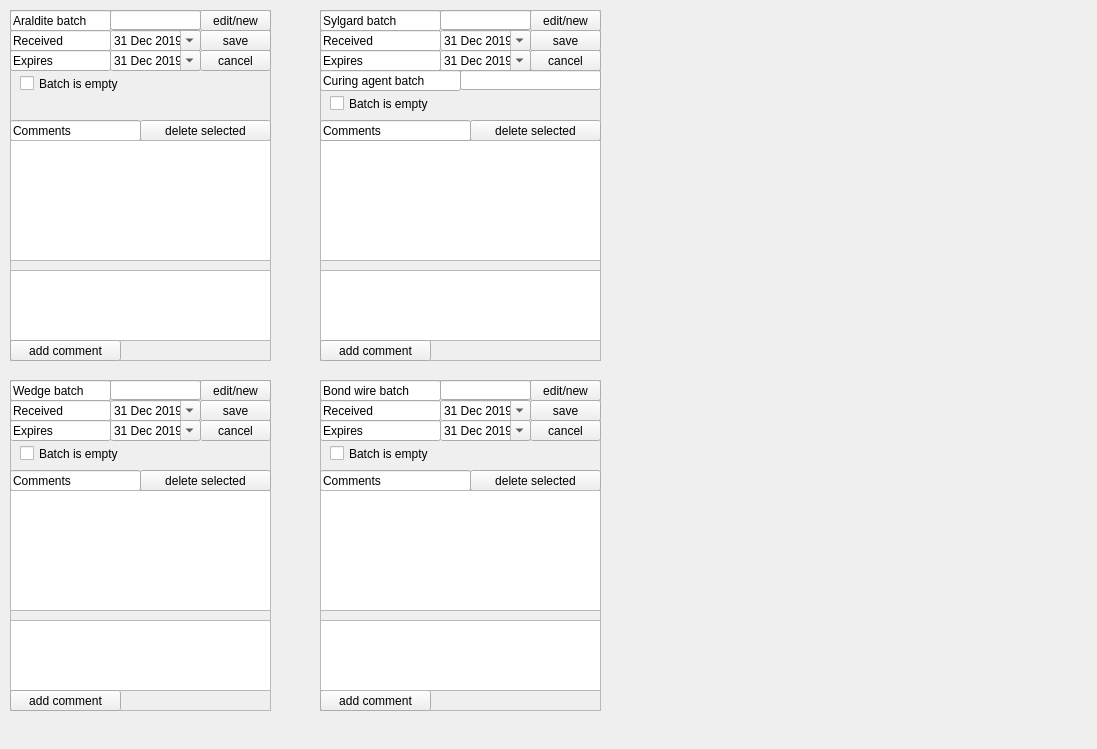
<?xml version="1.0" encoding="UTF-8"?>
<ui version="4.0">
 <class>Form</class>
 <widget class="QWidget" name="Form">
  <property name="geometry">
   <rect>
    <x>0</x>
    <y>0</y>
    <width>1097</width>
    <height>749</height>
   </rect>
  </property>
  <property name="windowTitle">
   <string>Form</string>
  </property>
  <widget class="QFrame" name="frame">
   <property name="geometry">
    <rect>
     <x>320</x>
     <y>10</y>
     <width>281</width>
     <height>351</height>
    </rect>
   </property>
   <property name="frameShape">
    <enum>QFrame::StyledPanel</enum>
   </property>
   <property name="frameShadow">
    <enum>QFrame::Raised</enum>
   </property>
   <widget class="QLineEdit" name="lineEdit_21">
    <property name="geometry">
     <rect>
      <x>0</x>
      <y>60</y>
      <width>141</width>
      <height>21</height>
     </rect>
    </property>
    <property name="text">
     <string>Curing agent batch</string>
    </property>
    <property name="readOnly">
     <bool>true</bool>
    </property>
   </widget>
   <widget class="QLineEdit" name="lineEdit_16">
    <property name="geometry">
     <rect>
      <x>0</x>
      <y>20</y>
      <width>121</width>
      <height>21</height>
     </rect>
    </property>
    <property name="text">
     <string>Received</string>
    </property>
    <property name="readOnly">
     <bool>true</bool>
    </property>
   </widget>
   <widget class="QPushButton" name="pbSylgardDeleteComment">
    <property name="geometry">
     <rect>
      <x>150</x>
      <y>110</y>
      <width>131</width>
      <height>21</height>
     </rect>
    </property>
    <property name="text">
     <string>delete selected</string>
    </property>
   </widget>
   <widget class="QPushButton" name="pbSylgardCancel">
    <property name="geometry">
     <rect>
      <x>210</x>
      <y>40</y>
      <width>71</width>
      <height>21</height>
     </rect>
    </property>
    <property name="text">
     <string>cancel</string>
    </property>
   </widget>
   <widget class="QCheckBox" name="ckIsSylgardEmpty">
    <property name="geometry">
     <rect>
      <x>10</x>
      <y>85</y>
      <width>161</width>
      <height>17</height>
     </rect>
    </property>
    <property name="text">
     <string>Batch is empty</string>
    </property>
   </widget>
   <widget class="QLineEdit" name="lineEdit_13">
    <property name="geometry">
     <rect>
      <x>0</x>
      <y>40</y>
      <width>121</width>
      <height>21</height>
     </rect>
    </property>
    <property name="text">
     <string>Expires</string>
    </property>
    <property name="readOnly">
     <bool>true</bool>
    </property>
   </widget>
   <widget class="QPlainTextEdit" name="pteSylgardWriteComment">
    <property name="geometry">
     <rect>
      <x>0</x>
      <y>260</y>
      <width>281</width>
      <height>71</height>
     </rect>
    </property>
   </widget>
   <widget class="QPushButton" name="pbSylgardAddComment">
    <property name="geometry">
     <rect>
      <x>0</x>
      <y>330</y>
      <width>111</width>
      <height>21</height>
     </rect>
    </property>
    <property name="text">
     <string>add comment</string>
    </property>
   </widget>
   <widget class="QListWidget" name="listSylgardComments">
    <property name="geometry">
     <rect>
      <x>0</x>
      <y>130</y>
      <width>281</width>
      <height>121</height>
     </rect>
    </property>
   </widget>
   <widget class="QDateEdit" name="dSylgardExpires">
    <property name="geometry">
     <rect>
      <x>120</x>
      <y>40</y>
      <width>91</width>
      <height>21</height>
     </rect>
    </property>
    <property name="dateTime">
     <datetime>
      <hour>23</hour>
      <minute>0</minute>
      <second>0</second>
      <year>2019</year>
      <month>12</month>
      <day>31</day>
     </datetime>
    </property>
    <property name="maximumDate">
     <date>
      <year>2030</year>
      <month>12</month>
      <day>31</day>
     </date>
    </property>
    <property name="minimumDate">
     <date>
      <year>2000</year>
      <month>1</month>
      <day>1</day>
     </date>
    </property>
    <property name="calendarPopup">
     <bool>true</bool>
    </property>
   </widget>
   <widget class="QDateEdit" name="dSylgardReceived">
    <property name="geometry">
     <rect>
      <x>120</x>
      <y>20</y>
      <width>91</width>
      <height>21</height>
     </rect>
    </property>
    <property name="dateTime">
     <datetime>
      <hour>23</hour>
      <minute>0</minute>
      <second>0</second>
      <year>2019</year>
      <month>12</month>
      <day>31</day>
     </datetime>
    </property>
    <property name="maximumDate">
     <date>
      <year>2030</year>
      <month>12</month>
      <day>31</day>
     </date>
    </property>
    <property name="minimumDate">
     <date>
      <year>2000</year>
      <month>1</month>
      <day>1</day>
     </date>
    </property>
    <property name="calendarPopup">
     <bool>true</bool>
    </property>
   </widget>
   <widget class="QPushButton" name="pbSylgardSave">
    <property name="geometry">
     <rect>
      <x>210</x>
      <y>20</y>
      <width>71</width>
      <height>21</height>
     </rect>
    </property>
    <property name="text">
     <string>save</string>
    </property>
   </widget>
   <widget class="QLineEdit" name="lineEdit_15">
    <property name="geometry">
     <rect>
      <x>0</x>
      <y>0</y>
      <width>121</width>
      <height>21</height>
     </rect>
    </property>
    <property name="text">
     <string>Sylgard batch</string>
    </property>
    <property name="readOnly">
     <bool>true</bool>
    </property>
   </widget>
   <widget class="QPushButton" name="pbSylgardEditNew">
    <property name="geometry">
     <rect>
      <x>210</x>
      <y>0</y>
      <width>71</width>
      <height>21</height>
     </rect>
    </property>
    <property name="text">
     <string>edit/new</string>
    </property>
   </widget>
   <widget class="QLineEdit" name="leSylgardCuring">
    <property name="geometry">
     <rect>
      <x>140</x>
      <y>60</y>
      <width>141</width>
      <height>20</height>
     </rect>
    </property>
   </widget>
   <widget class="QLineEdit" name="lineEdit_14">
    <property name="geometry">
     <rect>
      <x>0</x>
      <y>110</y>
      <width>151</width>
      <height>21</height>
     </rect>
    </property>
    <property name="text">
     <string>Comments</string>
    </property>
    <property name="readOnly">
     <bool>true</bool>
    </property>
   </widget>
   <widget class="QLineEdit" name="leSylgardID">
    <property name="geometry">
     <rect>
      <x>120</x>
      <y>0</y>
      <width>91</width>
      <height>20</height>
     </rect>
    </property>
   </widget>
  </widget>
  <widget class="QFrame" name="frame_2">
   <property name="geometry">
    <rect>
     <x>10</x>
     <y>10</y>
     <width>261</width>
     <height>351</height>
    </rect>
   </property>
   <property name="frameShape">
    <enum>QFrame::StyledPanel</enum>
   </property>
   <property name="frameShadow">
    <enum>QFrame::Raised</enum>
   </property>
   <widget class="QLineEdit" name="leAralditeID">
    <property name="geometry">
     <rect>
      <x>100</x>
      <y>0</y>
      <width>91</width>
      <height>20</height>
     </rect>
    </property>
   </widget>
   <widget class="QPlainTextEdit" name="pteAralditeWriteComment">
    <property name="geometry">
     <rect>
      <x>0</x>
      <y>260</y>
      <width>261</width>
      <height>71</height>
     </rect>
    </property>
   </widget>
   <widget class="QPushButton" name="pbAralditeCancel">
    <property name="geometry">
     <rect>
      <x>190</x>
      <y>40</y>
      <width>71</width>
      <height>21</height>
     </rect>
    </property>
    <property name="text">
     <string>cancel</string>
    </property>
   </widget>
   <widget class="QLineEdit" name="lineEdit_3">
    <property name="geometry">
     <rect>
      <x>0</x>
      <y>110</y>
      <width>131</width>
      <height>21</height>
     </rect>
    </property>
    <property name="text">
     <string>Comments</string>
    </property>
    <property name="readOnly">
     <bool>true</bool>
    </property>
   </widget>
   <widget class="QPushButton" name="pbAralditeDeleteComment">
    <property name="geometry">
     <rect>
      <x>130</x>
      <y>110</y>
      <width>131</width>
      <height>21</height>
     </rect>
    </property>
    <property name="text">
     <string>delete selected</string>
    </property>
   </widget>
   <widget class="QPushButton" name="pbAralditeAddComment">
    <property name="geometry">
     <rect>
      <x>0</x>
      <y>330</y>
      <width>111</width>
      <height>21</height>
     </rect>
    </property>
    <property name="text">
     <string>add comment</string>
    </property>
   </widget>
   <widget class="QCheckBox" name="ckIsAralditeEmpty">
    <property name="geometry">
     <rect>
      <x>10</x>
      <y>65</y>
      <width>161</width>
      <height>17</height>
     </rect>
    </property>
    <property name="text">
     <string>Batch is empty</string>
    </property>
   </widget>
   <widget class="QListWidget" name="listAralditeComments">
    <property name="geometry">
     <rect>
      <x>0</x>
      <y>130</y>
      <width>261</width>
      <height>121</height>
     </rect>
    </property>
   </widget>
   <widget class="QLineEdit" name="lineEdit_2">
    <property name="geometry">
     <rect>
      <x>0</x>
      <y>20</y>
      <width>101</width>
      <height>21</height>
     </rect>
    </property>
    <property name="text">
     <string>Received</string>
    </property>
    <property name="readOnly">
     <bool>true</bool>
    </property>
   </widget>
   <widget class="QDateEdit" name="dAralditeExpires">
    <property name="geometry">
     <rect>
      <x>100</x>
      <y>40</y>
      <width>91</width>
      <height>21</height>
     </rect>
    </property>
    <property name="dateTime">
     <datetime>
      <hour>23</hour>
      <minute>0</minute>
      <second>0</second>
      <year>2019</year>
      <month>12</month>
      <day>31</day>
     </datetime>
    </property>
    <property name="maximumDate">
     <date>
      <year>2030</year>
      <month>12</month>
      <day>31</day>
     </date>
    </property>
    <property name="minimumDate">
     <date>
      <year>2000</year>
      <month>1</month>
      <day>1</day>
     </date>
    </property>
    <property name="calendarPopup">
     <bool>true</bool>
    </property>
   </widget>
   <widget class="QDateEdit" name="dAralditeReceived">
    <property name="geometry">
     <rect>
      <x>100</x>
      <y>20</y>
      <width>91</width>
      <height>21</height>
     </rect>
    </property>
    <property name="dateTime">
     <datetime>
      <hour>23</hour>
      <minute>0</minute>
      <second>0</second>
      <year>2019</year>
      <month>12</month>
      <day>31</day>
     </datetime>
    </property>
    <property name="maximumDate">
     <date>
      <year>2030</year>
      <month>12</month>
      <day>31</day>
     </date>
    </property>
    <property name="minimumDate">
     <date>
      <year>2000</year>
      <month>1</month>
      <day>1</day>
     </date>
    </property>
    <property name="calendarPopup">
     <bool>true</bool>
    </property>
   </widget>
   <widget class="QPushButton" name="pbAralditeSave">
    <property name="geometry">
     <rect>
      <x>190</x>
      <y>20</y>
      <width>71</width>
      <height>21</height>
     </rect>
    </property>
    <property name="text">
     <string>save</string>
    </property>
   </widget>
   <widget class="QLineEdit" name="lineEdit_4">
    <property name="geometry">
     <rect>
      <x>0</x>
      <y>40</y>
      <width>101</width>
      <height>21</height>
     </rect>
    </property>
    <property name="text">
     <string>Expires</string>
    </property>
    <property name="readOnly">
     <bool>true</bool>
    </property>
   </widget>
   <widget class="QLineEdit" name="lineEdit">
    <property name="geometry">
     <rect>
      <x>0</x>
      <y>0</y>
      <width>101</width>
      <height>21</height>
     </rect>
    </property>
    <property name="text">
     <string>Araldite batch</string>
    </property>
    <property name="readOnly">
     <bool>true</bool>
    </property>
   </widget>
   <widget class="QPushButton" name="pbAralditeEditNew">
    <property name="geometry">
     <rect>
      <x>190</x>
      <y>0</y>
      <width>71</width>
      <height>21</height>
     </rect>
    </property>
    <property name="text">
     <string>edit/new</string>
    </property>
   </widget>
  </widget>
  <widget class="QFrame" name="frame_3">
   <property name="geometry">
    <rect>
     <x>320</x>
     <y>380</y>
     <width>281</width>
     <height>331</height>
    </rect>
   </property>
   <property name="frameShape">
    <enum>QFrame::StyledPanel</enum>
   </property>
   <property name="frameShadow">
    <enum>QFrame::Raised</enum>
   </property>
   <widget class="QCheckBox" name="ckIsBondWireEmpty">
    <property name="geometry">
     <rect>
      <x>10</x>
      <y>65</y>
      <width>161</width>
      <height>17</height>
     </rect>
    </property>
    <property name="text">
     <string>Batch is empty</string>
    </property>
   </widget>
   <widget class="QLineEdit" name="lineEdit_20">
    <property name="geometry">
     <rect>
      <x>0</x>
      <y>0</y>
      <width>121</width>
      <height>21</height>
     </rect>
    </property>
    <property name="text">
     <string>Bond wire batch</string>
    </property>
    <property name="readOnly">
     <bool>true</bool>
    </property>
   </widget>
   <widget class="QPushButton" name="pbBondWireAddComment">
    <property name="geometry">
     <rect>
      <x>0</x>
      <y>310</y>
      <width>111</width>
      <height>21</height>
     </rect>
    </property>
    <property name="text">
     <string>add comment</string>
    </property>
   </widget>
   <widget class="QPlainTextEdit" name="pteBondWireWriteComment">
    <property name="geometry">
     <rect>
      <x>0</x>
      <y>240</y>
      <width>281</width>
      <height>71</height>
     </rect>
    </property>
   </widget>
   <widget class="QPushButton" name="pbBondWireDeleteComment">
    <property name="geometry">
     <rect>
      <x>150</x>
      <y>90</y>
      <width>131</width>
      <height>21</height>
     </rect>
    </property>
    <property name="text">
     <string>delete selected</string>
    </property>
   </widget>
   <widget class="QLineEdit" name="lineEdit_18">
    <property name="geometry">
     <rect>
      <x>0</x>
      <y>90</y>
      <width>151</width>
      <height>21</height>
     </rect>
    </property>
    <property name="text">
     <string>Comments</string>
    </property>
    <property name="readOnly">
     <bool>true</bool>
    </property>
   </widget>
   <widget class="QDateEdit" name="dBondWireExpires">
    <property name="geometry">
     <rect>
      <x>120</x>
      <y>40</y>
      <width>91</width>
      <height>21</height>
     </rect>
    </property>
    <property name="dateTime">
     <datetime>
      <hour>23</hour>
      <minute>0</minute>
      <second>0</second>
      <year>2019</year>
      <month>12</month>
      <day>31</day>
     </datetime>
    </property>
    <property name="maximumDate">
     <date>
      <year>2030</year>
      <month>12</month>
      <day>31</day>
     </date>
    </property>
    <property name="minimumDate">
     <date>
      <year>2000</year>
      <month>1</month>
      <day>1</day>
     </date>
    </property>
    <property name="calendarPopup">
     <bool>true</bool>
    </property>
   </widget>
   <widget class="QPushButton" name="pbBondWireCancel">
    <property name="geometry">
     <rect>
      <x>210</x>
      <y>40</y>
      <width>71</width>
      <height>21</height>
     </rect>
    </property>
    <property name="text">
     <string>cancel</string>
    </property>
   </widget>
   <widget class="QListWidget" name="listBondWireComments">
    <property name="geometry">
     <rect>
      <x>0</x>
      <y>110</y>
      <width>281</width>
      <height>121</height>
     </rect>
    </property>
   </widget>
   <widget class="QPushButton" name="pbBondWireSave">
    <property name="geometry">
     <rect>
      <x>210</x>
      <y>20</y>
      <width>71</width>
      <height>21</height>
     </rect>
    </property>
    <property name="text">
     <string>save</string>
    </property>
   </widget>
   <widget class="QLineEdit" name="lineEdit_19">
    <property name="geometry">
     <rect>
      <x>0</x>
      <y>20</y>
      <width>121</width>
      <height>21</height>
     </rect>
    </property>
    <property name="text">
     <string>Received</string>
    </property>
    <property name="readOnly">
     <bool>true</bool>
    </property>
   </widget>
   <widget class="QLineEdit" name="lineEdit_17">
    <property name="geometry">
     <rect>
      <x>0</x>
      <y>40</y>
      <width>121</width>
      <height>21</height>
     </rect>
    </property>
    <property name="text">
     <string>Expires</string>
    </property>
    <property name="readOnly">
     <bool>true</bool>
    </property>
   </widget>
   <widget class="QPushButton" name="pbBondWireEditNew">
    <property name="geometry">
     <rect>
      <x>210</x>
      <y>0</y>
      <width>71</width>
      <height>21</height>
     </rect>
    </property>
    <property name="text">
     <string>edit/new</string>
    </property>
   </widget>
   <widget class="QDateEdit" name="dBondWireReceived">
    <property name="geometry">
     <rect>
      <x>120</x>
      <y>20</y>
      <width>91</width>
      <height>21</height>
     </rect>
    </property>
    <property name="dateTime">
     <datetime>
      <hour>23</hour>
      <minute>0</minute>
      <second>0</second>
      <year>2019</year>
      <month>12</month>
      <day>31</day>
     </datetime>
    </property>
    <property name="maximumDate">
     <date>
      <year>2030</year>
      <month>12</month>
      <day>31</day>
     </date>
    </property>
    <property name="minimumDate">
     <date>
      <year>2000</year>
      <month>1</month>
      <day>1</day>
     </date>
    </property>
    <property name="calendarPopup">
     <bool>true</bool>
    </property>
   </widget>
   <widget class="QLineEdit" name="leBondWireID">
    <property name="geometry">
     <rect>
      <x>120</x>
      <y>0</y>
      <width>91</width>
      <height>20</height>
     </rect>
    </property>
   </widget>
  </widget>
  <widget class="QFrame" name="frame_4">
   <property name="geometry">
    <rect>
     <x>10</x>
     <y>380</y>
     <width>261</width>
     <height>331</height>
    </rect>
   </property>
   <property name="frameShape">
    <enum>QFrame::StyledPanel</enum>
   </property>
   <property name="frameShadow">
    <enum>QFrame::Raised</enum>
   </property>
   <widget class="QCheckBox" name="ckIsWedgeEmpty">
    <property name="geometry">
     <rect>
      <x>10</x>
      <y>65</y>
      <width>161</width>
      <height>17</height>
     </rect>
    </property>
    <property name="text">
     <string>Batch is empty</string>
    </property>
   </widget>
   <widget class="QLineEdit" name="lineEdit_5">
    <property name="enabled">
     <bool>true</bool>
    </property>
    <property name="geometry">
     <rect>
      <x>0</x>
      <y>40</y>
      <width>101</width>
      <height>21</height>
     </rect>
    </property>
    <property name="text">
     <string>Expires</string>
    </property>
    <property name="readOnly">
     <bool>true</bool>
    </property>
   </widget>
   <widget class="QLineEdit" name="lineEdit_8">
    <property name="geometry">
     <rect>
      <x>0</x>
      <y>0</y>
      <width>101</width>
      <height>21</height>
     </rect>
    </property>
    <property name="toolTip">
     <string>Loctite = silver epoxy</string>
    </property>
    <property name="text">
     <string>Wedge batch</string>
    </property>
    <property name="readOnly">
     <bool>true</bool>
    </property>
   </widget>
   <widget class="QLineEdit" name="lineEdit_6">
    <property name="enabled">
     <bool>true</bool>
    </property>
    <property name="geometry">
     <rect>
      <x>0</x>
      <y>20</y>
      <width>101</width>
      <height>21</height>
     </rect>
    </property>
    <property name="text">
     <string>Received</string>
    </property>
    <property name="readOnly">
     <bool>true</bool>
    </property>
   </widget>
   <widget class="QLineEdit" name="lineEdit_7">
    <property name="geometry">
     <rect>
      <x>0</x>
      <y>90</y>
      <width>131</width>
      <height>21</height>
     </rect>
    </property>
    <property name="text">
     <string>Comments</string>
    </property>
    <property name="readOnly">
     <bool>true</bool>
    </property>
   </widget>
   <widget class="QListWidget" name="listWedgeComments">
    <property name="geometry">
     <rect>
      <x>0</x>
      <y>110</y>
      <width>261</width>
      <height>121</height>
     </rect>
    </property>
   </widget>
   <widget class="QPlainTextEdit" name="pteWedgeWriteComment">
    <property name="geometry">
     <rect>
      <x>0</x>
      <y>240</y>
      <width>261</width>
      <height>71</height>
     </rect>
    </property>
   </widget>
   <widget class="QPushButton" name="pbWedgeDeleteComment">
    <property name="geometry">
     <rect>
      <x>130</x>
      <y>90</y>
      <width>131</width>
      <height>21</height>
     </rect>
    </property>
    <property name="text">
     <string>delete selected</string>
    </property>
   </widget>
   <widget class="QPushButton" name="pbWedgeAddComment">
    <property name="geometry">
     <rect>
      <x>0</x>
      <y>310</y>
      <width>111</width>
      <height>21</height>
     </rect>
    </property>
    <property name="text">
     <string>add comment</string>
    </property>
   </widget>
   <widget class="QDateEdit" name="dWedgeReceived">
    <property name="enabled">
     <bool>true</bool>
    </property>
    <property name="geometry">
     <rect>
      <x>100</x>
      <y>20</y>
      <width>91</width>
      <height>21</height>
     </rect>
    </property>
    <property name="dateTime">
     <datetime>
      <hour>23</hour>
      <minute>0</minute>
      <second>0</second>
      <year>2019</year>
      <month>12</month>
      <day>31</day>
     </datetime>
    </property>
    <property name="maximumDate">
     <date>
      <year>2030</year>
      <month>12</month>
      <day>31</day>
     </date>
    </property>
    <property name="minimumDate">
     <date>
      <year>2000</year>
      <month>1</month>
      <day>1</day>
     </date>
    </property>
    <property name="calendarPopup">
     <bool>true</bool>
    </property>
   </widget>
   <widget class="QPushButton" name="pbWedgeCancel">
    <property name="enabled">
     <bool>true</bool>
    </property>
    <property name="geometry">
     <rect>
      <x>190</x>
      <y>40</y>
      <width>71</width>
      <height>21</height>
     </rect>
    </property>
    <property name="text">
     <string>cancel</string>
    </property>
   </widget>
   <widget class="QPushButton" name="pbWedgeSave">
    <property name="enabled">
     <bool>true</bool>
    </property>
    <property name="geometry">
     <rect>
      <x>190</x>
      <y>20</y>
      <width>71</width>
      <height>21</height>
     </rect>
    </property>
    <property name="text">
     <string>save</string>
    </property>
   </widget>
   <widget class="QDateEdit" name="dWedgeExpires">
    <property name="enabled">
     <bool>true</bool>
    </property>
    <property name="geometry">
     <rect>
      <x>100</x>
      <y>40</y>
      <width>91</width>
      <height>21</height>
     </rect>
    </property>
    <property name="dateTime">
     <datetime>
      <hour>23</hour>
      <minute>0</minute>
      <second>0</second>
      <year>2019</year>
      <month>12</month>
      <day>31</day>
     </datetime>
    </property>
    <property name="maximumDate">
     <date>
      <year>2030</year>
      <month>12</month>
      <day>31</day>
     </date>
    </property>
    <property name="minimumDate">
     <date>
      <year>2000</year>
      <month>1</month>
      <day>1</day>
     </date>
    </property>
    <property name="calendarPopup">
     <bool>true</bool>
    </property>
   </widget>
   <widget class="QPushButton" name="pbWedgeEditNew">
    <property name="geometry">
     <rect>
      <x>190</x>
      <y>0</y>
      <width>71</width>
      <height>21</height>
     </rect>
    </property>
    <property name="text">
     <string>edit/new</string>
    </property>
   </widget>
   <widget class="QLineEdit" name="leWedgeID">
    <property name="geometry">
     <rect>
      <x>100</x>
      <y>0</y>
      <width>91</width>
      <height>20</height>
     </rect>
    </property>
   </widget>
  </widget>
 </widget>
 <resources/>
 <connections/>
</ui>
